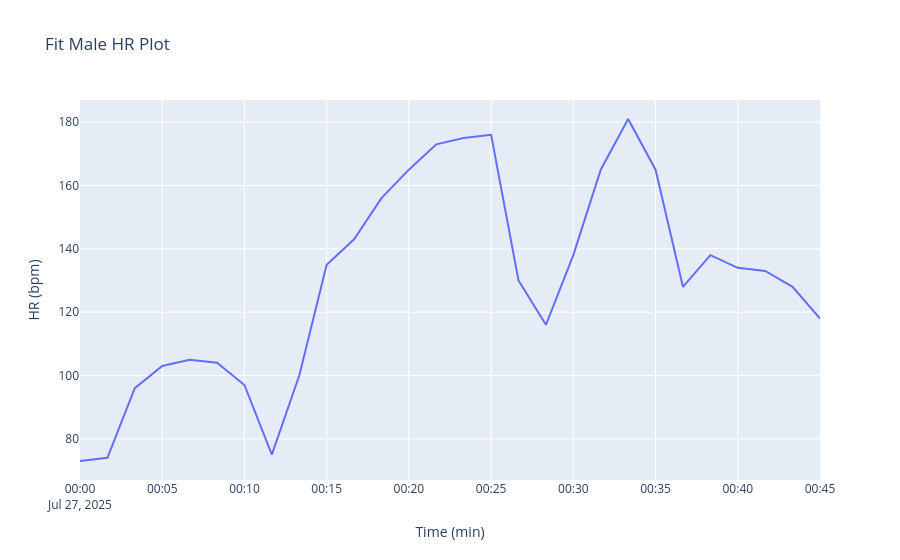
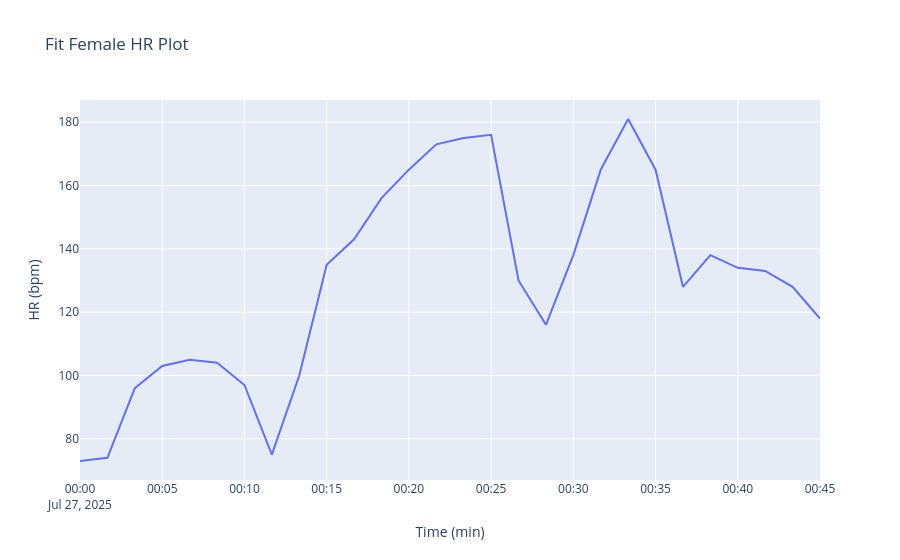

Notebook source saved alongside these figures, in order:
### Markdown cell above
Visualize only for 1st participant

### Code cell
hr_df_01 = pd.read_csv("data/DUO-GAIT/raw/OG_st_raw/sub_01/heart_rate.CSV",skiprows=2)
hr_df_01 = hr_df_01.filter(["Time", "HR (bpm)"], axis=1)
hr_df_01["Time"] = pd.to_datetime(hr_df_01["Time"])
hr_df_01.rename({"Time":"Time (min)"},axis=1,inplace=True)

hr_df_07 = pd.read_csv("data/DUO-GAIT/raw/OG_st_raw/sub_07/heart_rate.CSV",skiprows=2)
hr_df_07 = hr_df_07.filter(["Time", "HR (bpm)"], axis=1)
hr_df_07["Time"] = pd.to_datetime(hr_df_07["Time"])
hr_df_07.rename({"Time":"Time (min)"},axis=1,inplace=True)

fig = px.line(hr_df_07.iloc[::downsample_factor], x='Time (min)', y="HR (bpm)", title="Fit Male HR Plot")
fig.show()

fig = px.line(hr_df_07.iloc[::downsample_factor], x='Time (min)', y="HR (bpm)", title="Fit Female HR Plot")
fig.show()

### Figure 1 — Plotly figure (JSON) as saved in the notebook; plotly's stock layout.template omitted (floating-point values rounded to 4 significant figures)
{"data": [{"hovertemplate": "Time (min)=%{x}<br>HR (bpm)=%{y}<extra></extra>", "legendgroup": "", "line": {"color": "#636efa", "dash": "solid"}, "marker": {"symbol": "circle"}, "mode": "lines", "name": "", "orientation": "v", "showlegend": false, "type": "scatter", "x": ["2025-07-27T00:00:00", "2025-07-27T00:01:40", "2025-07-27T00:03:20", "2025-07-27T00:05:00", "2025-07-27T00:06:40", "2025-07-27T00:08:20", "2025-07-27T00:10:00", "2025-07-27T00:11:40", "2025-07-27T00:13:20", "2025-07-27T00:15:00", "2025-07-27T00:16:40", "2025-07-27T00:18:20", "2025-07-27T00:20:00", "2025-07-27T00:21:40", "2025-07-27T00:23:20", "2025-07-27T00:25:00", "2025-07-27T00:26:40", "2025-07-27T00:28:20", "2025-07-27T00:30:00", "2025-07-27T00:31:40", "2025-07-27T00:33:20", "2025-07-27T00:35:00", "2025-07-27T00:36:40", "2025-07-27T00:38:20", "2025-07-27T00:40:00", "2025-07-27T00:41:40", "2025-07-27T00:43:20", "2025-07-27T00:45:00"], "xaxis": "x", "y": [73, 74, 96, 103, 105, 104, 97, 75, 100, 135, 143, 156, 165, 173, 175, 176, 130, 116, 138, 165, 181, 165, 128, 138, 134, 133, 128, 118], "yaxis": "y"}], "layout": {"legend": {"tracegroupgap": 0}, "title": {"text": "Fit Male HR Plot"}, "xaxis": {"anchor": "y", "domain": [0, 1], "title": {"text": "Time (min)"}}, "yaxis": {"anchor": "x", "domain": [0, 1], "title": {"text": "HR (bpm)"}}}}

### Figure 2 — Plotly figure (JSON) as saved in the notebook; plotly's stock layout.template omitted (floating-point values rounded to 4 significant figures)
{"data": [{"hovertemplate": "Time (min)=%{x}<br>HR (bpm)=%{y}<extra></extra>", "legendgroup": "", "line": {"color": "#636efa", "dash": "solid"}, "marker": {"symbol": "circle"}, "mode": "lines", "name": "", "orientation": "v", "showlegend": false, "type": "scatter", "x": ["2025-07-27T00:00:00", "2025-07-27T00:01:40", "2025-07-27T00:03:20", "2025-07-27T00:05:00", "2025-07-27T00:06:40", "2025-07-27T00:08:20", "2025-07-27T00:10:00", "2025-07-27T00:11:40", "2025-07-27T00:13:20", "2025-07-27T00:15:00", "2025-07-27T00:16:40", "2025-07-27T00:18:20", "2025-07-27T00:20:00", "2025-07-27T00:21:40", "2025-07-27T00:23:20", "2025-07-27T00:25:00", "2025-07-27T00:26:40", "2025-07-27T00:28:20", "2025-07-27T00:30:00", "2025-07-27T00:31:40", "2025-07-27T00:33:20", "2025-07-27T00:35:00", "2025-07-27T00:36:40", "2025-07-27T00:38:20", "2025-07-27T00:40:00", "2025-07-27T00:41:40", "2025-07-27T00:43:20", "2025-07-27T00:45:00"], "xaxis": "x", "y": [73, 74, 96, 103, 105, 104, 97, 75, 100, 135, 143, 156, 165, 173, 175, 176, 130, 116, 138, 165, 181, 165, 128, 138, 134, 133, 128, 118], "yaxis": "y"}], "layout": {"legend": {"tracegroupgap": 0}, "title": {"text": "Fit Female HR Plot"}, "xaxis": {"anchor": "y", "domain": [0, 1], "title": {"text": "Time (min)"}}, "yaxis": {"anchor": "x", "domain": [0, 1], "title": {"text": "HR (bpm)"}}}}
